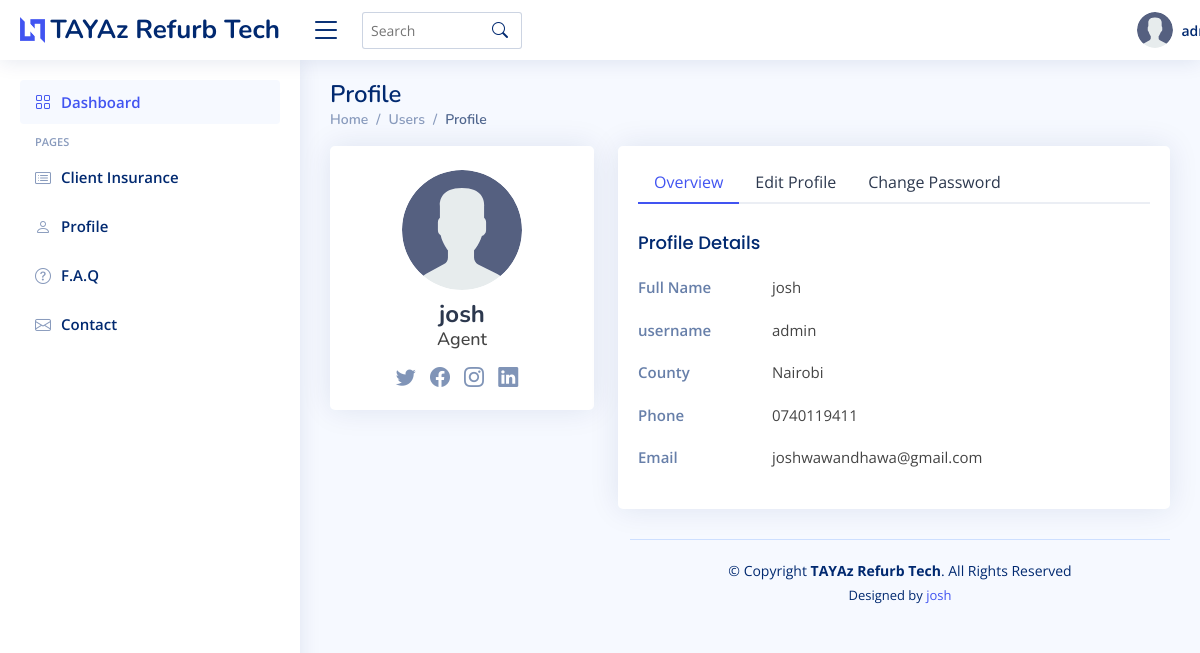
Before: /user-profile/1/ with the older database file.
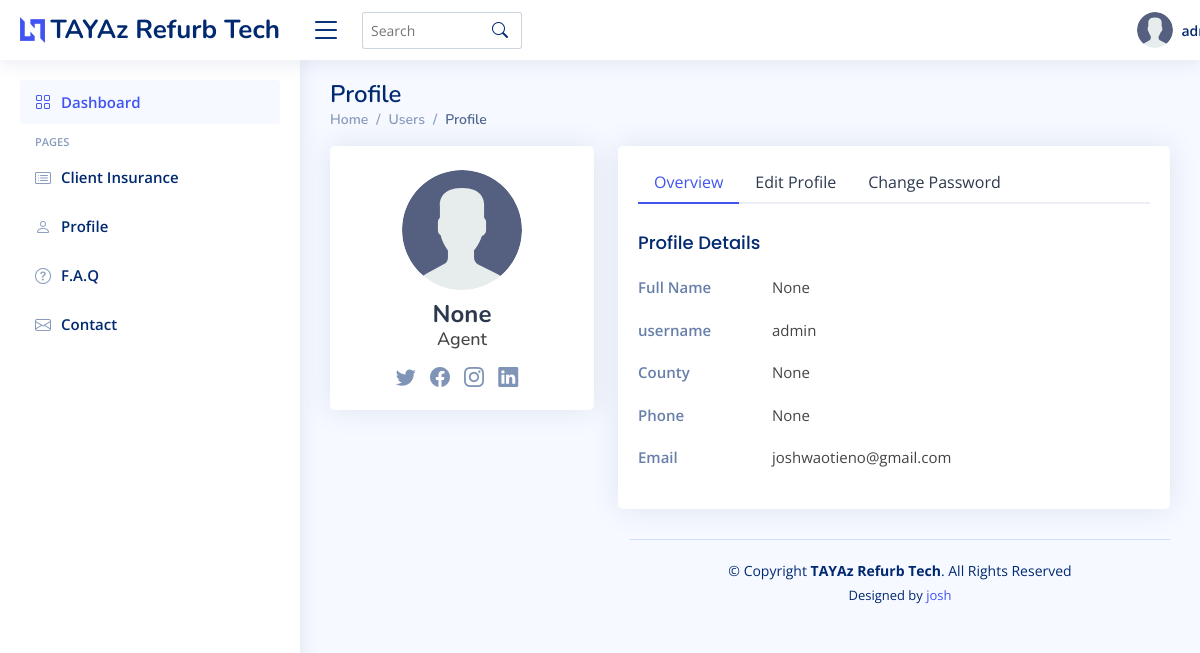
After: the same page with the newer database file.
### base/models.py (models this page shows)
class User(AbstractUser):
    name = models.CharField(max_length=200, null=True)
    username = models.CharField(max_length=200, unique=True)
    email = models.EmailField(unique=True, null=True)
    avatar = models.ImageField(null=True, default='avatar.svg')
    county = models.CharField(max_length=200, null=True)
    phone = models.CharField(max_length=13, null=True)
    USERNAME_FIELD = 'username'

### base/views.py (the view)
# urls.py: path('user-profile/<str:pk>/', views.userProfile, name='profile'),
def userProfile(request, pk):
    page = 'profile'
    user = User.objects.get(id=pk)
    context={
        'user' : user,
        'page' : page,
    }
    return render(request, 'base/users-profile.html', context)

### base/templates/base/users-profile.html (shortened to what this page needs)
{% extends 'main.html' %}
{% load static %}
{% block content %}
  <header id="header" class="header fixed-top d-flex align-items-center">
    <div class="d-flex align-items-center justify-content-between">
      <a href="{% url 'base:dashboard' user.id %}" class="logo d-flex align-items-center">
        <img src="{% static 'assets/img/logo.png' %}" alt="">
        <span class="d-none d-lg-block">TAYAz Refurb Tech</span>
      </a>
      <i class="bi bi-list toggle-sidebar-btn"></i>
    </div>
    <div class="search-bar">
      <form class="search-form d-flex align-items-center" method="POST" action="#">
        <input type="text" name="query" placeholder="Search" title="Enter search keyword">
        <button type="submit" title="Search"><i class="bi bi-search"></i></button>
      </form>
    </div>
    <nav class="header-nav ms-auto">
      <ul class="d-flex align-items-center">
          <div>
            <a class="nav-link nav-profile d-flex align-items-center pe-0" href="#" data-bs-toggle="dropdown">
              <img src="{{user.avatar.url}}" alt="Profile" class="rounded-circle">
              <span class="d-none d-md-block dropdown-toggle ps-2">{{user.username}}</span>
            </a>
          </div>
      </ul>
    </nav>
  </header>
  <aside id="sidebar" class="sidebar">
    <ul class="sidebar-nav" id="sidebar-nav">
      <li class="nav-item">
        <a class="nav-link " href="{% url 'base:dashboard' user.id %}">
          <i class="bi bi-grid"></i>
          <span>Dashboard</span>
        </a>
      </li>
      <li class="nav-heading">Pages</li>
      <li class="nav-item">
        <a class="nav-link collapsed" href="{% url 'base:insurance' %}">
          <i class="bi bi-card-list"></i>
          <span>Client Insurance</span>
        </a>
      </li>
      <li class="nav-item">
        <a class="nav-link collapsed" href="{% url 'base:profile' user.id %}">
          <i class="bi bi-person"></i>
          <span>Profile</span>
        </a>
      </li>
      <li class="nav-item">
        <a class="nav-link collapsed" href="">
          <i class="bi bi-question-circle"></i>
          <span>F.A.Q</span>
        </a>
      </li>
      <li class="nav-item">
        <a class="nav-link collapsed" href="{% url 'base:contact' %}">
          <i class="bi bi-envelope"></i>
          <span>Contact</span>
        </a>
      </li>
    </ul>
  </aside>
  <main id="main" class="main">
    <div class="pagetitle">
      <h1>Profile</h1>
      <nav>
        <ol class="breadcrumb">
          <li class="breadcrumb-item"><a href="{% url 'base:dashboard' user.id %}">Home</a></li>
          <li class="breadcrumb-item">Users</li>
          <li class="breadcrumb-item active">Profile</li>
        </ol>
      </nav>
    </div>
    {% if page == 'profile' %}
    <section class="section profile">
      <div class="row">
        <div class="col-xl-4">
          <div class="card">
            <div class="card-body profile-card pt-4 d-flex flex-column align-items-center">
              <img src="{{user.avatar.url}}" alt="Profile" class="rounded-circle">
              <h2>{{user.name}}</h2>
              <h3>Agent</h3>
              <div class="social-links mt-2">
                <a href="#" class="twitter"><i class="bi bi-twitter"></i></a>
                <a href="#" class="facebook"><i class="bi bi-facebook"></i></a>
                <a href="#" class="instagram"><i class="bi bi-instagram"></i></a>
                <a href="#" class="linkedin"><i class="bi bi-linkedin"></i></a>
              </div>
            </div>
          </div>
        </div>
        <div class="col-xl-8">
          <div class="card">
            <div class="card-body pt-3">
              <ul class="nav nav-tabs nav-tabs-bordered">
                <li class="nav-item">
                  <button class="nav-link active" data-bs-toggle="tab" data-bs-target="#profile-overview">Overview</button>
                </li>
                <li class="nav-item">
                  <a href="{% url 'base:profile-update' %}">
                  <button class="nav-link" data-bs-toggle="tab" data-bs-target="#profile-edit">Edit Profile</button>
                  </a>
                </li>
                <li class="nav-item">
                  <a href="">
                  <button class="nav-link" data-bs-toggle="tab" data-bs-target="#profile-change-password">Change Password</button>
                  </a>
                </li>
              </ul>
              <div class="tab-content pt-2">
                <div class="tab-pane fade show active profile-overview" id="profile-overview">
                  <h5 class="card-title">Profile Details</h5>
                  <div class="row">
                    <div class="col-lg-3 col-md-4 label ">Full Name</div>
                    <div class="col-lg-9 col-md-8">{{user.name}}</div>
                  </div>
                  <div class="row">
                    <div class="col-lg-3 col-md-4 label">username</div>
                    <div class="col-lg-9 col-md-8">{{user.username}}</div>
                  </div>
                  <div class="row">
                    <div class="col-lg-3 col-md-4 label">County</div>
                    <div class="col-lg-9 col-md-8">{{user.county}}</div>
                  </div>
                  <div class="row">
                    <div class="col-lg-3 col-md-4 label">Phone</div>
                    <div class="col-lg-9 col-md-8">{{user.phone}}</div>
                  </div>
                  <div class="row">
                    <div class="col-lg-3 col-md-4 label">Email</div>
                    <div class="col-lg-9 col-md-8">{{user.email}}</div>
                  </div>
                </div>
                {% endif %}
            </div>
          </div>
        </div>
      </div>
    </section>
{% endblock content %}

### templates/main.html (shortened to what this page needs)
{% load static %}
{% load pwa %}
<!DOCTYPE html>
<html lang="en">
<head>
  <link href="{% static 'assets/vendor/bootstrap/css/bootstrap.min.css' %}" rel="stylesheet">
  <link href="{% static 'assets/vendor/bootstrap-icons/bootstrap-icons.css' %}" rel="stylesheet">
  <link href="{% static 'assets/vendor/boxicons/css/boxicons.min.css' %}" rel="stylesheet">
  <link href="{% static 'assets/vendor/quill/quill.snow.css' %}" rel="stylesheet">
  <link href="{% static 'assets/vendor/quill/quill.bubble.css' %}" rel="stylesheet">
  <link href="{% static 'assets/vendor/remixicon/remixicon.css' %}" rel="stylesheet">
  <link href="{% static 'assets/vendor/simple-datatables/style.css' %}" rel="stylesheet">
  <link type="text/css" href="{% static 'styles/style.css' %}" rel="stylesheet">
</head>
<body>
    {% block content %}
    {% endblock content %}
  <footer id="footer" class="footer">
    <div class="copyright">
      &copy; Copyright <strong><span>TAYAz Refurb Tech</span></strong>. All Rights Reserved
    </div>
    <div class="credits">
      Designed by <a href="https://github.com/joshwaoti" target="_blank">josh</a>
    </div>
  </footer>
</body>
</html>

### static/styles/style.css (style rules this page uses)
:root { scroll-behavior: smooth; }
body { font-family: "Open Sans", sans-serif; background: #f6f9ff; color: #444444; }
a { color: #4154f1; text-decoration: none; }
h1, h2, h3, h4, h5, h6 { font-family: "Nunito", sans-serif; }
#main { margin-top: 60px; padding: 20px 30px; transition: all 0.3s; }
.pagetitle { margin-bottom: 10px; }
.pagetitle h1 { font-size: 24px; margin-bottom: 0; font-weight: 600; color: #012970; }
.card { margin-bottom: 30px; border: none; border-radius: 5px; box-shadow: 0px 0 30px rgba(1, 41, 112, 0.1); }
.card-title { padding: 20px 0 15px 0; font-size: 18px; font-weight: 500; color: #012970; font-family: "Poppins", sans-serif; }
.card-body { padding: 0 20px 20px 20px; }
.breadcrumb { font-size: 14px; font-family: "Nunito", sans-serif; color: #899bbd; font-weight: 600; }
.breadcrumb a { color: #899bbd; transition: 0.3s; }
.breadcrumb .breadcrumb-item::before { color: #899bbd; }
.breadcrumb .active { color: #51678f; font-weight: 600; }
.nav-tabs-bordered { border-bottom: 2px solid #ebeef4; }
.nav-tabs-bordered .nav-link { margin-bottom: -2px; border: none; color: #2c384e; }
.nav-tabs-bordered .nav-link.active { background-color: #fff; color: #4154f1; border-bottom: 2px solid #4154f1; }
.logo { line-height: 1; }
@media (min-width: 1200px) { .logo { width: 280px; } }
.logo img { max-height: 26px; margin-right: 6px; }
.logo span { font-size: 26px; font-weight: 700; color: #012970; font-family: "Nunito", sans-serif; }
.header { transition: all 0.5s; z-index: 997; height: 60px; box-shadow: 0px 2px 20px rgba(1, 41, 112, 0.1); background-color: #fff; padding-left: 20px; }
.header .toggle-sidebar-btn { font-size: 32px; padding-left: 10px; cursor: pointer; color: #012970; }
.header .search-bar { min-width: 360px; padding: 0 20px; }
.header .search-form { width: 50%; }
.header .search-form input { border: 0; font-size: 14px; color: #012970; border: 1px solid rgba(1, 41, 112, 0.2); padding: 7px 38px 7px 8px; border-radius: 3px; transition: 0.3s; width: 100%; }
.header .search-form button { border: 0; padding: 0; margin-left: -30px; background: none; }
.header .search-form button i { color: #012970; }
.header-nav ul { list-style: none; }
.header-nav>ul { margin: 0; padding: 0; }
.header-nav .nav-profile { color: #012970; }
.header-nav .nav-profile img { max-height: 36px; }
.header-nav .nav-profile span { font-size: 14px; font-weight: 600; }
.sidebar { position: fixed; top: 60px; left: 0; bottom: 0; width: 300px; z-index: 996; transition: all 0.3s; padding: 20px; overflow-y: auto; scrollbar-width: thin; scrollbar-color: #aab7cf transparent; box-shadow: 0px 0px 20px rgba(1, 41, 112, 0.1); background-color: #fff; }
@media (min-width: 1200px) { #main, #footer { margin-left: 300px; } }
.sidebar-nav { padding: 0; margin: 0; list-style: none; }
.sidebar-nav li { padding: 0; margin: 0; list-style: none; }
.sidebar-nav .nav-item { margin-bottom: 5px; }
.sidebar-nav .nav-heading { font-size: 11px; text-transform: uppercase; color: #899bbd; font-weight: 600; margin: 10px 0 5px 15px; }
.sidebar-nav .nav-link { display: flex; align-items: center; font-size: 15px; font-weight: 600; color: #4154f1; transition: 0.3; background: #f6f9ff; padding: 10px 15px; border-radius: 4px; }
.sidebar-nav .nav-link i { font-size: 16px; margin-right: 10px; color: #4154f1; }
.sidebar-nav .nav-link.collapsed { color: #012970; background: #fff; }
.sidebar-nav .nav-link.collapsed i { color: #899bbd; }
.profile .profile-card img { max-width: 120px; }
.profile .profile-card h2 { font-size: 24px; font-weight: 700; color: #2c384e; margin: 10px 0 0 0; }
.profile .profile-card h3 { font-size: 18px; }
.profile .profile-card .social-links a { font-size: 20px; display: inline-block; color: rgba(1, 41, 112, 0.5); line-height: 0; margin-right: 10px; transition: 0.3s; }
.profile .profile-overview .row { margin-bottom: 20px; font-size: 15px; }
.profile .profile-overview .card-title { color: #012970; }
.profile .profile-overview .label { font-weight: 600; color: rgba(1, 41, 112, 0.6); }
.footer { padding: 20px 0; font-size: 14px; transition: all 0.3s; border-top: 1px solid #cddfff; }
.footer .copyright { text-align: center; color: #012970; }
.footer .credits { padding-top: 5px; text-align: center; font-size: 13px; color: #012970; }

Changed rows visible on the page:
changed User "admin": name "josh" → "None"; county "Nairobi" → "None"; phone "0740119411" → "None"; email "joshwawandhawa@gmail.com" → "joshwaotieno@gmail.com"
